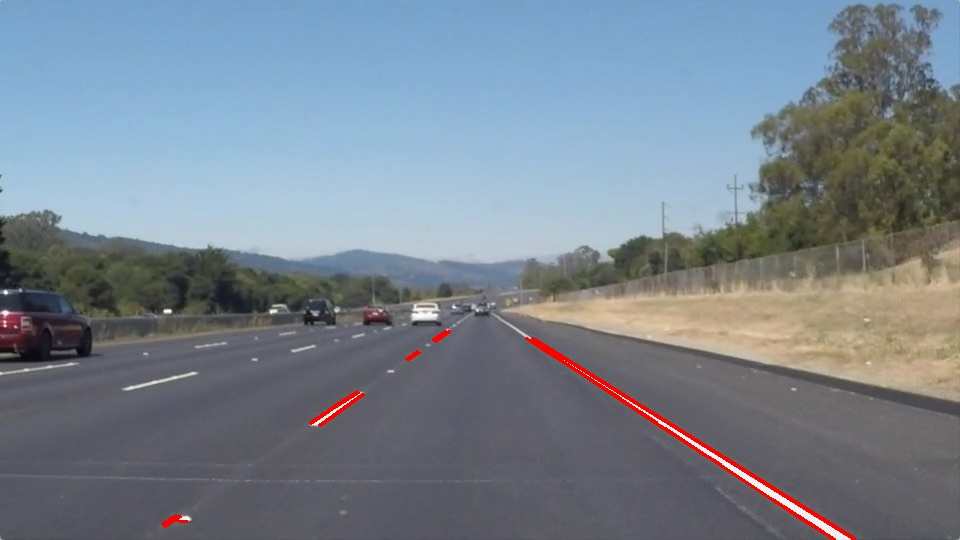
#> input picture line-segments-example.jpg, 960 x 540 px
$ python -i utils.py   (imports and definitions only)   (older library calls are emulated)
#> lines starting #> are read from the running program, lines starting #| are printed output that depends on the picture
import matplotlib.image as mpimg
import matplotlib.pyplot as plt
import numpy as np
import cv2
from skimage.feature import hog


### BEGIN FEATURE EXTRACTION OPTIONS ###

# Returns a list of HOG features with optional visualization
# orient: number or orientations, pix_per_cell: pixels in a cell
# cell_per_block: number of cells per block
def get_hog_features(img, orient, pix_per_cell, cell_per_block,
                        vis=False, feature_vec=True):
    # Call with two outputs if vis==True
    if vis == True:
        features, hog_image = hog(img, orientations=orient,
                                  pixels_per_cell=(pix_per_cell, pix_per_cell),
                                  cells_per_block=(cell_per_block, cell_per_block),
                                  transform_sqrt=True,
                                  visualise=vis, feature_vector=feature_vec)
        return features, hog_image
    # Otherwise call with one output
    else:
        features = hog(img, orientations=orient,
                       pixels_per_cell=(pix_per_cell, pix_per_cell),
                       cells_per_block=(cell_per_block, cell_per_block),
                       transform_sqrt=True,
                       visualise=vis, feature_vector=feature_vec)
        return features

# Returns HOG features for a specific patch (window) from full IMG
# [5 lines left out: function grab_hog_from_patch, not called in this run]


# Compute binned color features on 3 channels
# size: shape downsize for speed
def bin_spatial(img, size=(32, 32)):
#> called with size = (32, 32)
    color1 = cv2.resize(img[:,:,0], size).ravel()
#> color1 = 1024 values, max 247 at index 822, min 24 at index 512, mean 120.9
    color2 = cv2.resize(img[:,:,1], size).ravel()
#> color2 = 1024 values, max 217 at index 581, min 4 at index 888, mean 131.8
    color3 = cv2.resize(img[:,:,2], size).ravel()
#> color3 = 1024 values, max 224 at index 387, min 4 at index 756, mean 142.8
    return np.hstack((color1,color2,color3))

# Compute histograms of pixel intensity on 3 channels
# Note: because mpimg is reading in PNG which has a range [0,1] range is ommitted
def color_hist(img, nbins=32): #bins_range=(0, 256)):
    # Compute the histogram of the color channels separately
    channel1_hist = np.histogram(img[:,:,0], bins=nbins)#, range=bins_range)
    channel2_hist = np.histogram(img[:,:,1], bins=nbins)#, range=bins_range)
    channel3_hist = np.histogram(img[:,:,2], bins=nbins)#, range=bins_range)
    # Concatenate the histograms into a single feature vector
    hist_features = np.concatenate((channel1_hist[0], channel2_hist[0], channel3_hist[0]))
    # Return the individual histograms, bin_centers and feature vector
    return hist_features

### END FEATURE EXTRACTION CORE FUNCTIONS ###

### BEGIN FEATURE EXTRACTON APPLIERS AND HELPERS ###

# Color mode conversion helper function
def color_mode(img, color_space):
    if color_space != 'RGB' and color_space != 'None':
        if color_space == 'HSV':
            feature_image = cv2.cvtColor(img, cv2.COLOR_RGB2HSV)
        elif color_space == 'LUV':
            feature_image = cv2.cvtColor(img, cv2.COLOR_RGB2LUV)
            # LUV has range +/- 100 which does not work with hog.py
        elif color_space == 'HLS':
            feature_image = cv2.cvtColor(img, cv2.COLOR_RGB2HLS)
        elif color_space == 'YUV':
            feature_image = cv2.cvtColor(img, cv2.COLOR_RGB2YUV)
        elif color_space == 'YCrCb':
            feature_image = cv2.cvtColor(img, cv2.COLOR_RGB2YCrCb)
    else: feature_image = np.copy(img)
    return feature_image

# Extract features from list of imgs/frames with given parameters
# primarily used for training classifier as window searching uses single images
# 1. converts color space (optional, default=RGB)
# 2. extract spatial features (optional)
# 3. extract color histogram features (optional)
# 4. extract HOG features (optional)
# Return a feature vector
# [19 lines left out: function extract_features, not called in this run]

# Function to extract features from a single image window
# This function is used as the core for extract_features()
def single_img_features(img, color_space='RGB', spatial_size=(32, 32),
                        hist_bins=32, orient=9,
                        pix_per_cell=8, cell_per_block=2, hog_channel=0,
                        spatial_feat=True, hist_feat=True, hog_feat=True,
                        vis=False):
    #1) Define an empty list to receive features
    img_features = []
    #2) Apply color conversion if other than 'RGB' using helper function
    feature_image = color_mode(img, color_space)
    #3) Compute spatial features if flag is set
    if spatial_feat == True:
        spatial_features = bin_spatial(feature_image, size=spatial_size)
#> spatial_features = 3072 values, max 247 at index 822, min 4 at index 1912, mean 131.8
        #4) Append features to list
        img_features.append(spatial_features)
    #5) Compute histogram features if flag is set
    if hist_feat == True:
        hist_features = color_hist(feature_image, nbins=hist_bins)
#> in color_hist, `hist_features = np.concatenate((channel1_hist[0], channel2_hist[0], ch..`: hist_features = 96 values, max 102660 at index 43, min 107 at index 63, mean 16200
        #6) Append features to list
        img_features.append(hist_features)
    #7) Compute HOG features if flag is set
    if hog_feat == True:
        if hog_channel == 'ALL':
            hog_features = []
            for channel in range(feature_image.shape[2]):
                hog_features.extend(get_hog_features(feature_image[:,:,channel],
                                    orient, pix_per_cell, cell_per_block,
                                    vis=False, feature_vec=True))
        else:
            if vis == True:
                hog_features, hog_image = get_hog_features(feature_image[:,:,hog_channel],
                               orient, pix_per_cell, cell_per_block, vis=True,
                               feature_vec=True)
            else:
                hog_features = get_hog_features(feature_image[:,:,hog_channel],
                               orient, pix_per_cell, cell_per_block, vis=False,
                               feature_vec=True)
#> in get_hog_features, `features = hog(img, orientations=orient, pixels_per_cell=(pix_per_cell..`:
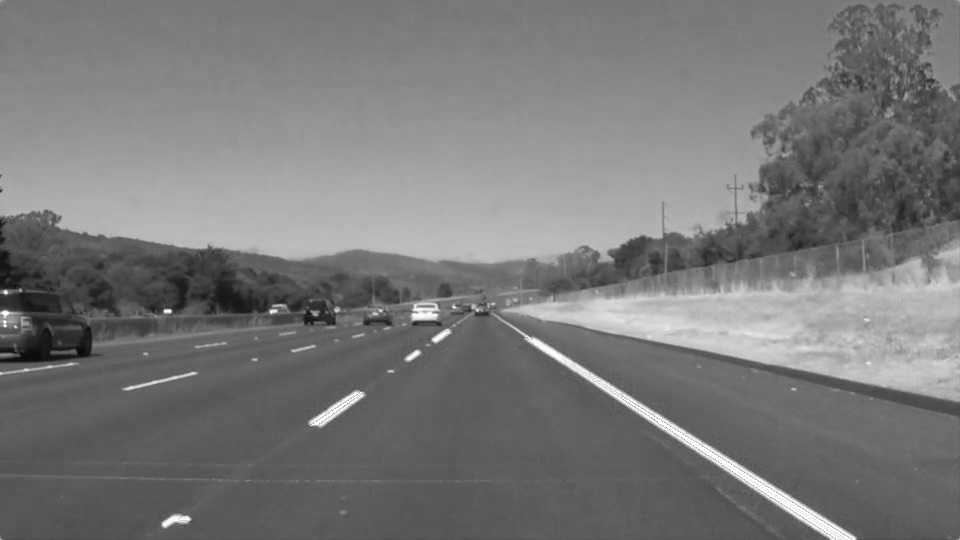
#> img: shape (540, 960); min 8, max 255, mean 120.8
        #8) Append features to list
        img_features.append(hog_features)

    #9) Return concatenated array of features
    if vis == True:
        return np.concatenate(img_features), hog_image
    else:
        return np.concatenate(img_features)

### END FEATURE EXTRACTION APPLIERS AND HELPERS ###

### BEGIN WINDOW HANDLING AND SEARCHING ###

# Modifies heatmap. Increments on pixel areas on box where car present
# [141 lines left out: functions add_heat, apply_threshold, draw_boxes, draw_labeled_bboxes, slide_window, search_windows and 1 more, not called in this run]

>>> import cv2
>>> picture = cv2.cvtColor(cv2.imread('line-segments-example.jpg'), cv2.COLOR_BGR2RGB)
>>> result = single_img_features(picture)
